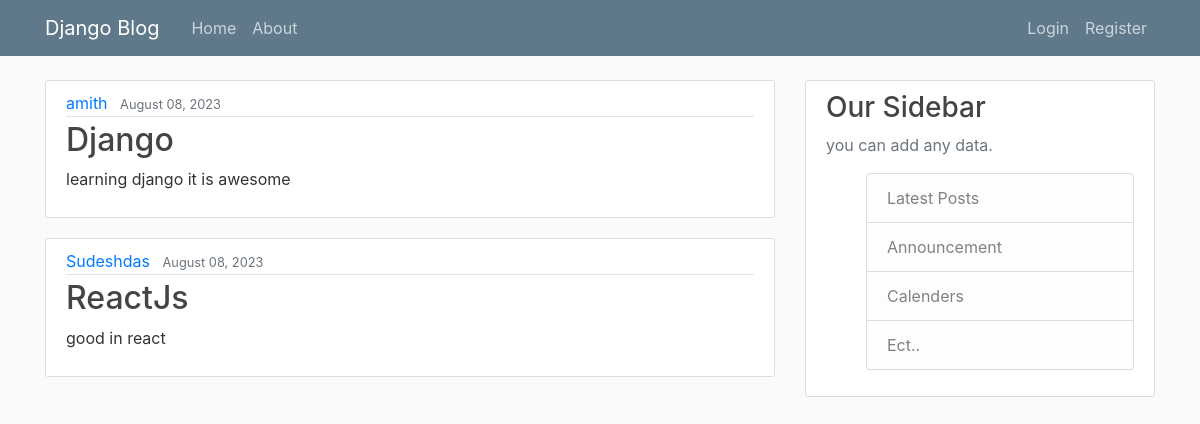
The app's page /, older data.
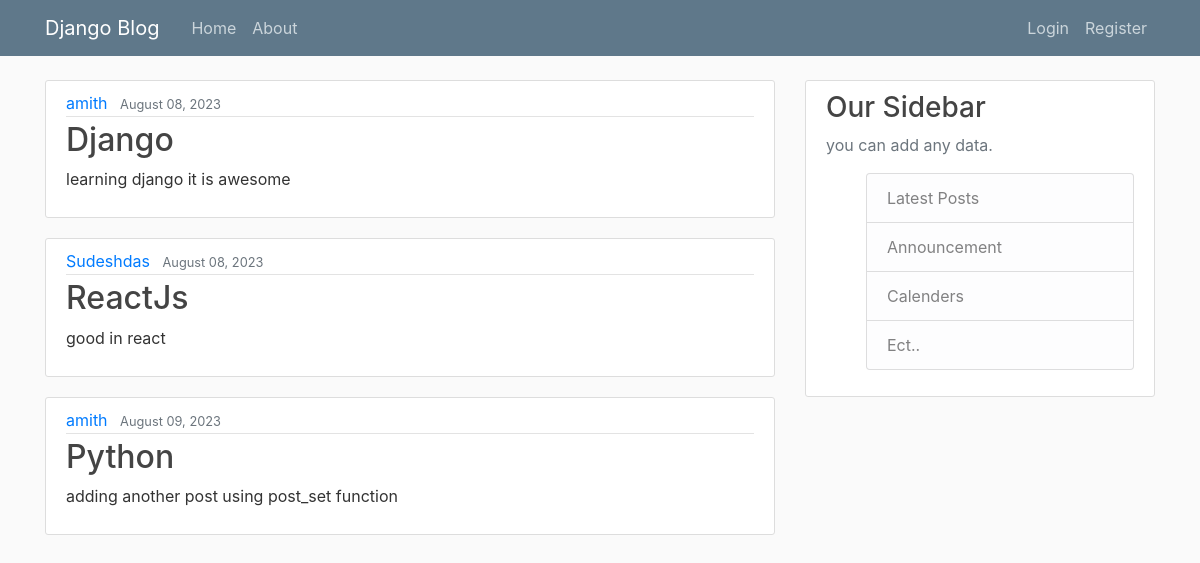
The same page, newer data.
### blog/models.py (models this page shows, shortened)
class Post(models.Model):
    title = models.CharField(max_length=100)
    content = models.TextField()
    date_posted = models.DateTimeField(default=timezone.now)
    author = models.ForeignKey(User, on_delete=models.CASCADE)

### blog/views.py (the view)
# urls.py: path('', views.home, name='blog-home'),
def home(request):
    context = {
        'posts':Post.objects.all()  # the attributes from the above posts and the from the templates should be same!![if not please change it in templates page.]
    }
    return render(request, 'blog/home.html', context)

### blog/templates/blog/home.html
{% extends 'blog/base.html' %}
{% block content %}
    {% for post in posts %}
        <article class = "media content-section">
            <div class = "media-body">
                <div class = "article-metadata">
                    <a class ="mr-2" href="#">{{post.author}}</a>
                    <small class ="text-muted">{{post.date_posted|date:"F d, Y"}}</small>
                </div>
                <h2><a class = "article-title" href="#">{{post.title}}</a></h2>
                <p class = "article-content">{{post.content}}</p>
            </div>
        </article>
    {% endfor %}
{% endblock content %}

### blog/templates/blog/base.html (shortened to what this page needs)
{% load static %}
<!DOCTYPE html>
<html>
    <head>
        <link rel="stylesheet" href="https://cdn.jsdelivr.net/npm/bootstrap@4.0.0/dist/css/bootstrap.min.css">
        <link rel="stylesheet" type="text/css" href="{% static 'blog/main.css' %}">
        <body>
            <header class = "site-header">
                <nav class = "navbar navbar-expand-md navbar-dark bg-steel fixed-top">
                    <div class = "container">
                        <a class = "navbar-brand mr-4", href="{% url 'blog-home' %}">Django Blog</a>
                        <div class = "collapse navbar-collapse" id = "navbarToggler">
                            <div class = "navbar-nav mr-auto">
                                <a class = "navbar-item nav-link" href="{% url 'blog-home'%}">Home</a>
                                <a class = "navbar-item nav-link" href="{% url 'blog-about' %}">About</a>
                            </div>
                            <div class = "navbar-nav">
                            {% if user.is_authenticated%}:
                            <a class = "nav-item nav-link" href="{%url 'profile' %}">Profile</a>
                            <a class = "nav-item nav-link" href="{%url 'logout' %}">Logout</a>
                            {% else %}
                                <a class = "nav-item nav-link" href="{%url 'login' %}">Login</a>
                                <a class = "nav-item nav-link" href="{% url 'register' %}">Register</a>
                            {% endif %}
                            </div>
                        </div>
                    </div>
                </nav>
            </header>
            <main role = "main" class = "container">
                <div class = "row">
                    <div class = "col-md-8">
                        {% block content %}{% endblock content %}
                    </div>
                    <div class = "col-md-4">
                        <div class = "content-section">
                            <h3> Our Sidebar</h3>
                            <p class = 'text-muted'> you can add any data.
                            <ul class = "list group">
                                <l1 class = 'list-group-item list-group-item-light'>Latest Posts</l1>
                                <li class = "list-group-item list-group-item-light"> Announcement</li>
                                <li class = "list-group-item list-group-item-light">Calenders</li>
                                <li class = "list-group-item list-group-item-light">Ect..</li>
                            </ul>
                            </p>
                        </div>
                    </div>
                </div>
            </main>
        </body>
    </head>
</html>

### blog/static/blog/main.css (style rules this page uses)
body { background: #fafafa; color: #333; margin-top: 5rem; }
h1, h2, h3, h4, h5, h6 { color: #444; }
ul { margin:0; }
.bg-steel { background-color: #5f788a; }
.site-header .navbar-nav .nav-link { color: #cbd5db; }
.content-section { background: #fff; padding: 10px 20px;; border: 1px solid #ddd; border-radius: 3px; margin-bottom: 20px; }
.article-title { color: #444444; }
.article-content { white-space: pre-line; }
.article-metadata { padding-bottom: 1px; margin-bottom: 4px; border-bottom: 1px solid #e3e3e3 }

Row changes from the older to the newer data that the page shows:
added Post: author "amith", date_posted "August 09, 2023", title "Python", content "adding another post using post_set function"
